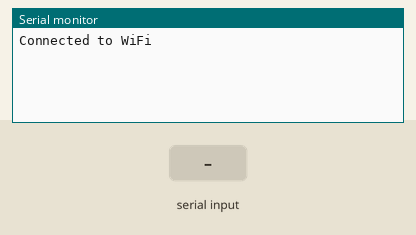
Simulated run of this sketch. Board: ESP8266 (NodeMCU). Shown: the last lines printed to the serial monitor. Inputs (shaded band) come from the test bench. WiFi joins after 1.5 s; servers stay silent unless stated.

Above: at 3.0 s.
3.1 s: "sensor 1: \n" received over the second serial link
At 4.2 s:
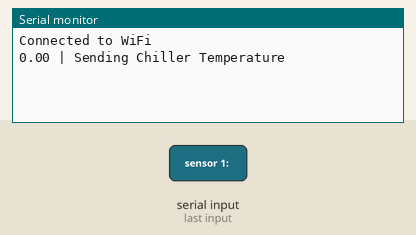
4.6 s: "sensor 2: \n" received over the second serial link
At 5.3 s:
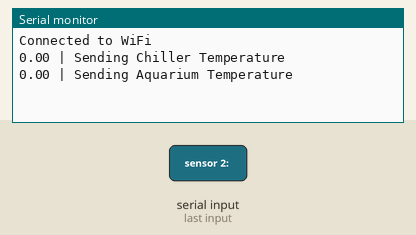
6.1 s: "sensor 3: \n" received over the second serial link
At 6.5 s:
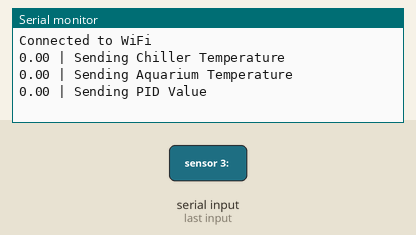
7.6 s: "sensor 4:\n" received over the second serial link
At 8.8 s:
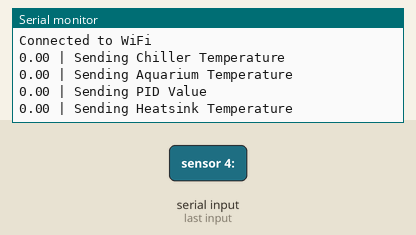
9.1 s: "sensor 5:\n" received over the second serial link
At 10.0 s:
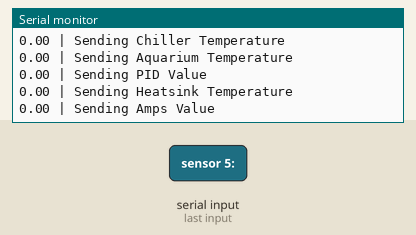

Measured:
- after the input at 3.1 s, the serial monitor: prints a new line at once (image 1)
- after the input at 4.6 s, the serial monitor: prints a new line at once (image 2)
- after the input at 6.1 s, the serial monitor: prints a new line at once (image 3)
- after the input at 7.6 s, the serial monitor: prints a new line at once (image 4)
- after the input at 9.1 s, the serial monitor: prints a new line at once (image 5)

The sketch:

fixEsp8266.ino
```cpp
#include <SoftwareSerial.h>
#include <ESP8266WiFi.h>
#include <BlynkSimpleEsp8266.h>

SoftwareSerial NodeMCU(D2,D3);

#define BLYNK_TEMPLATE_ID "FILL WITH YOUR BLYNK_TEMPLATE_ID"
#define BLYNK_TEMPLATE_NAME "FILL WITH YOUR BLYNK_TEMPLATE_NAME"
#define BLYNK_AUTH_TOKEN "FILL WITH YOUR BLYNK_AUTH_TOKEN"

char auth[] = "FILL WITH YOUR ";
char ssid[] = "YOUR WIFI SSID";
char pass[] = "YOUR WIFI PASSWORD";

String inputString = "";
float sensor1Value, sensor2Value, sensor3Value, sensor4Value, sensor5Value;

void setup() {
  Serial.begin(9600);
  NodeMCU.begin(4800);
  Blynk.begin(auth, ssid, pass);


  WiFi.begin(ssid, pass);
  while (WiFi.status() != WL_CONNECTED) {
    delay(500);
    Serial.println("Connecting to WiFi...");
  }
  Serial.println("Connected to WiFi");

}

void loop() {
  Blynk.run();
  Blynk.syncAll();

  while (NodeMCU.available()) {

    char inChar = (char)NodeMCU.read();
    inputString += inChar;

    // Jika karakter baru baris (\n) diterima, maka proses string tersebut
    if (inChar == '\n') {
      // Filter data dari string
      if (inputString.startsWith("sensor 1:")) {
        String valueStr = inputString.substring(9); // Mengambil nilai setelah "sensor 1: "
        sensor1Value = valueStr.toFloat(); // Mengubah nilai menjadi float
        Serial.print(sensor1Value);
        Serial.println(" | Sending Chiller Temperature");
        Blynk.virtualWrite(V0, sensor1Value);
      } else if (inputString.startsWith("sensor 2:")) {
        String valueStr = inputString.substring(9); // Mengambil nilai setelah "sensor 2: "
        sensor2Value = valueStr.toFloat(); // Mengubah nilai menjadi float
        Serial.print(sensor2Value);
        Serial.println(" | Sending Aquarium Temperature");
        Blynk.virtualWrite(V1, sensor2Value);
      } else if (inputString.startsWith("sensor 3:")) {
        String valueStr = inputString.substring(9); // Mengambil nilai setelah "sensor 3: "
        sensor3Value = valueStr.toFloat(); // Mengubah nilai menjadi float
        Serial.print(sensor3Value);
        Serial.println(" | Sending PID Value");
        Blynk.virtualWrite(V2, sensor3Value);
      } else if (inputString.startsWith("sensor 4:")) {
        String valueStr = inputString.substring(9); // Mengambil nilai setelah "sensor 4: "
        sensor4Value = valueStr.toFloat(); // Mengubah nilai menjadi float
        Serial.print(sensor4Value);
        Serial.println(" | Sending Heatsink Temperature");
        Blynk.virtualWrite(V3, sensor4Value);
      } else if (inputString.startsWith("sensor 5:")) {
        String valueStr = inputString.substring(9); // Mengambil nilai setelah "sensor 5: "
        sensor5Value = valueStr.toFloat(); // Mengubah nilai menjadi float
        Serial.print(sensor5Value);
        Serial.println(" | Sending Amps Value");
        Blynk.virtualWrite(V4, sensor5Value);
      }

      // Reset string untuk input berikutnya
      inputString = "";
    }
  }
}
```
